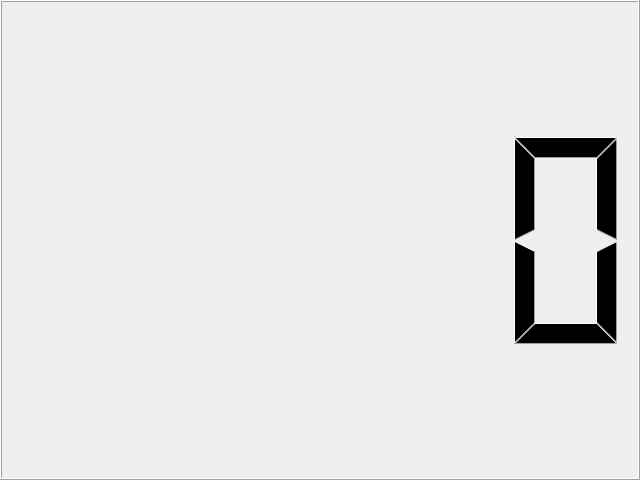
<?xml version="1.0" encoding="UTF-8"?>
<ui version="4.0">
 <class>LCDNumberHost</class>
 <widget class="QLCDNumber" name="LCDNumberHost">
  <property name="geometry">
   <rect>
    <x>0</x>
    <y>0</y>
    <width>640</width>
    <height>480</height>
   </rect>
  </property>
  <property name="windowTitle">
   <string>QLCDNumber</string>
  </property>
  <property name="toolTip">
   <string>QLCDNumber host</string>
  </property>
 </widget>
 <resources/>
 <connections/>
</ui>
